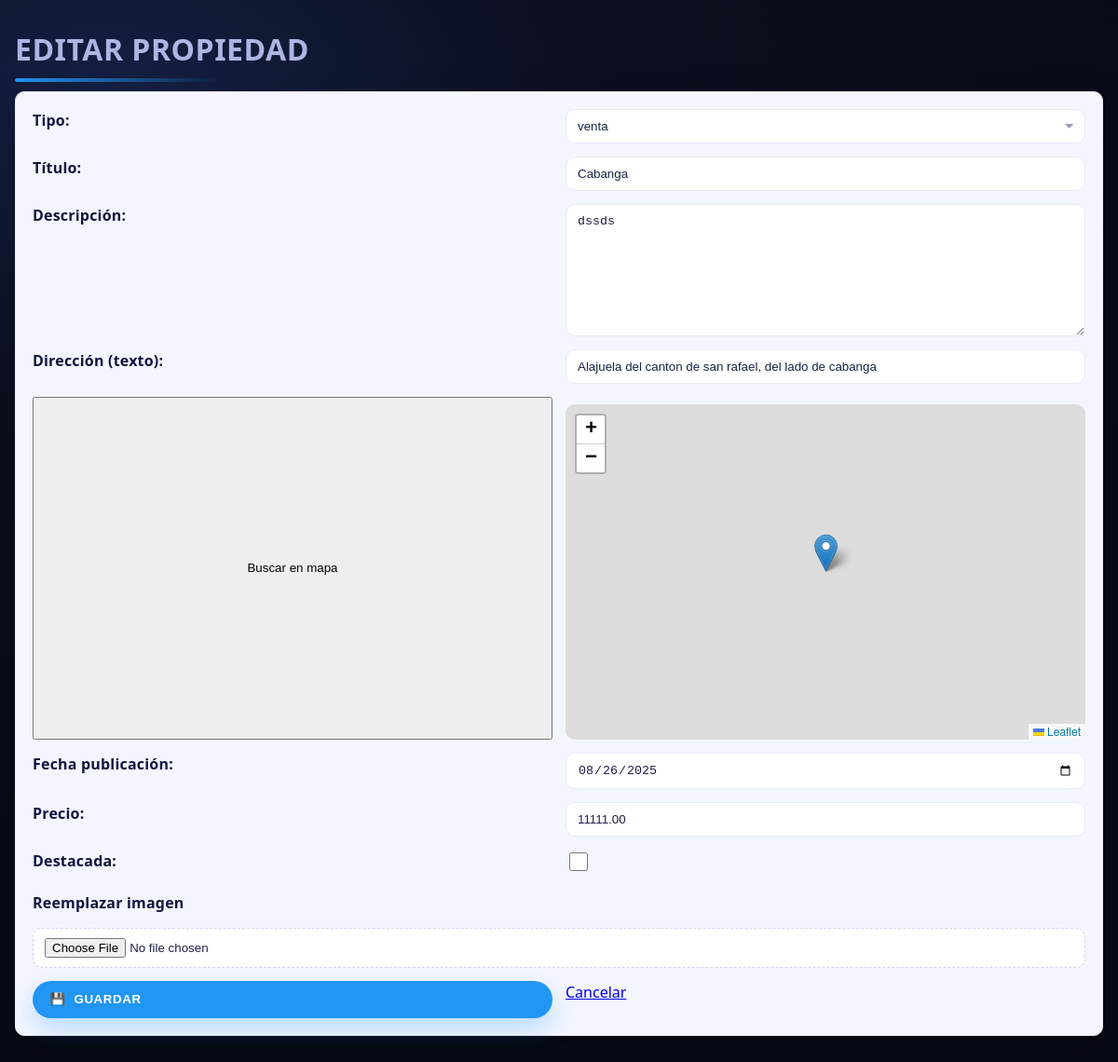
Screenshot of /admin/editarPropiedad.php?id=21 (signed in) with the database file from the repository.
### tables this page shows
CREATE TABLE `propiedades` (
  `id` int(11) NOT NULL,
  `id_tipo` int(11) NOT NULL,
  `destacada` tinyint(1) NOT NULL,
  `titulo` varchar(255) NOT NULL,
  `agente_id` int(11) NOT NULL,
  `imagen` varchar(300) NOT NULL,
  `descripcion` text NOT NULL,
  `ubicacion` varchar(255) NOT NULL,
  `fecha_pub` date NOT NULL,
  `precio` decimal(10,2) NOT NULL,
  `lat` decimal(10,7) DEFAULT NULL,
  `lng` decimal(10,7) DEFAULT NULL
);

CREATE TABLE `tipo_alquiler` (
  `id` int(11) NOT NULL,
  `nombre` varchar(40) NOT NULL
);

### admin/editarPropiedad.php (the view, shortened to what this page needs)
<?php
$conn = conectar();
$id = (int)($_GET['id'] ?? 0);
if (isAdmin()) {
    $stmt = $conn->prepare("SELECT * FROM propiedades WHERE id=?");
    $stmt->bind_param("i", $id);
} else {
    $owner = (int)$_SESSION['usuario_id'];
    $stmt = $conn->prepare("SELECT * FROM propiedades WHERE id=? AND agente_id=?");
    $stmt->bind_param("ii", $id, $owner);
}
$stmt->execute();
$prop = $stmt->get_result()->fetch_assoc();
$tipos = $conn->query("SELECT id, nombre FROM tipo_alquiler ORDER BY id");
?>
<!DOCTYPE html>
<html lang="es">
<head>
  <link rel="stylesheet" href="../assets/admin-propiedad.css">
  <link rel="stylesheet" href="https://unpkg.com/leaflet@1.9.4/dist/leaflet.css">
</head>
<body>
  <div class="container">
    <h1>Editar propiedad</h1>
    <form action="" method="post" enctype="multipart/form-data">
      <label>Tipo:</label>
      <select name="id_tipo" required>
        <?php while($t = $tipos->fetch_assoc()): ?>
          <option value="<?= (int)$t['id'] ?>" <?= ((int)$t['id']===(int)$prop['id_tipo'])?'selected':'' ?>>
            <?= htmlspecialchars($t['nombre']) ?>
          </option>
        <?php endwhile; ?>
      </select>
      <label>Título:</label>
      <input type="text" name="titulo" value="<?= htmlspecialchars($prop['titulo']) ?>" required>
      <label>Descripción:</label>
      <textarea name="descripcion" required><?= htmlspecialchars($prop['descripcion']) ?></textarea>
      <label for="direccion">Dirección (texto):</label>
      <input type="text" id="direccion" name="ubicacion" value="<?= htmlspecialchars($prop['ubicacion']) ?>" required>
      <button type="button" id="btnBuscar">Buscar en mapa</button>
      <div id="map" style="height:360px;margin-top:8px;border-radius:10px;overflow:hidden;"></div>
      <label>Fecha publicación:</label>
      <input type="date" name="fecha_pub" value="<?= htmlspecialchars($prop['fecha_pub']) ?>" required>
      <label>Precio:</label>
      <input type="number" step="0.01" name="precio" value="<?= htmlspecialchars($prop['precio']) ?>" required>
      <label>Destacada:</label>
      <input type="checkbox" name="destacada" value="1" <?= $prop['destacada'] ? 'checked':'' ?>>
      <div class="full file-row">
        <label>Reemplazar imagen</label>
        <input class="file" type="file" name="imagen" accept="image/*">
      </div>
      <button type="submit">Guardar</button>
      <a href="./propiedadAdmin.php">Cancelar</a>
    </form>
  </div>
</body>
</html>

### assets/admin-propiedad.css (style rules this page uses)
:root { --alert-info:#2196F3; --alert-success:#4CAF50; --alert-warning:#FFC107; --alert-danger:#f44336; --brand-bg:#0b0f1f; --brand-grad: radial-gradient(1200px 800px at 10% 10%, #152045 0%, #0b0f1f 40%, #070b18 100%); --panel:#f4f6ff; --panel-line:#e7e9f5; --ink:#1a2146; --ink-strong:#0f1540; --ink-muted:#5e6586; --primary: var(--alert-info); --primary-2:#1976D2; --success: var(--alert-success); --warning: var(--alert-warning); --danger: var(--alert-danger); --white:#fff; --radius:12px; --shadow-1:0 10px 26px rgba(0,0,0,.25); --shadow-2:0 18px 40px rgba(0,0,0,.28); }
html,body { min-height:100% }
body { margin:0; font:400 16px/1.55 "Segoe UI",system-ui,Arial,sans-serif; color:#e9eaf6; background: var(--brand-grad); padding:28px 16px 48px; }
h1 { max-width:1200px; margin:0 auto 10px; font-weight:900; letter-spacing:.5px; text-transform:uppercase; color:#aeb5e3; }
h1::after { content:""; display:block; width:220px; height:4px; margin-top:6px; background:linear-gradient(90deg, var(--primary), transparent); border-radius:999px; }
form { max-width:1200px; margin:0 auto 22px; display:grid; grid-template-columns:1fr 1fr; gap:14px; background:var(--panel); color:var(--ink); border-radius:10px; border:1px solid var(--panel-line); box-shadow:var(--shadow-2); padding:18px; }
form > div { display:flex;flex-direction:column }
label { font-weight:800;color:var(--ink-strong);letter-spacing:.2px;margin-bottom:6px }
input[type="text"], input[type="date"], input[type="number"], input[type="file"], select, textarea { background:#fff; color:var(--ink); border:1px solid var(--panel-line); border-radius:10px; padding:10px 12px; outline:none; transition:box-shadow .15s ease, border-color .15s ease; }
textarea { min-height:120px;resize:vertical }
input::placeholder,textarea::placeholder { color:#9aa0bd }
select { appearance:none; background-image:linear-gradient(45deg, transparent 50%, #9aa0bd 50%),linear-gradient(135deg, #9aa0bd 50%, transparent 50%); background-position: calc(100% - 16px) calc(1em + 2px), calc(100% - 11px) calc(1em + 2px); background-size:5px 5px,5px 5px; background-repeat:no-repeat; }
input[type="checkbox"] { width:20px;height:20px; accent-color:var(--primary); }
.full { grid-column:1 / -1 }
.file-row { gap:8px }
.file-row .file { background:#fff; border:1px dashed #cfd3eb; padding:10px 12px; border-radius:10px }
button[type="submit"], .btn { appearance:none; border:0; cursor:pointer; font-weight:900; letter-spacing:.6px; text-transform:uppercase; padding:.8rem 1.15rem; border-radius:999px; display:inline-flex; align-items:center; gap:.55rem; transition: transform .15s ease, box-shadow .15s ease, filter .15s ease; text-decoration:none; }
button[type="submit"], .btn-primary { background:var(--primary); color:#fff; box-shadow:0 12px 26px rgba(33,150,243,.28); }
button[type="submit"]::before, .btn-primary::before { content:"\1F4BE"; }

### rows the page displays
propiedades: id_tipo "venta", titulo "Cabanga", descripcion "dssds", ubicacion "Alajuela del canton de san rafael, del lado de cabanga", fecha_pub "08/26/2025", precio "11111.00"
